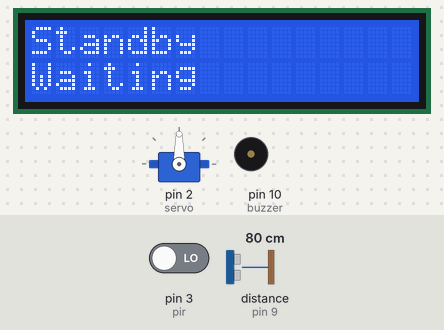
The sketch below on a simulated Arduino Uno, built with avr-gcc and run on an emulated ATmega328P. Parts: servo, 16×2 character LCD, buzzer (waves = sounding, pin HIGH). The inputs (shaded band) are chosen by the test bench; at power-on: pin 3 (pir) LOW, distance to the obstacle (sensor on pin 9) 80 cm. The echo pulse lasts 58.3 µs per cm; pins used as bus, display or sensor lines are not drawn.

Above: at 3.2 s.
3.3 s: pin 3 (pir) driven HIGH
At 4.9 s:
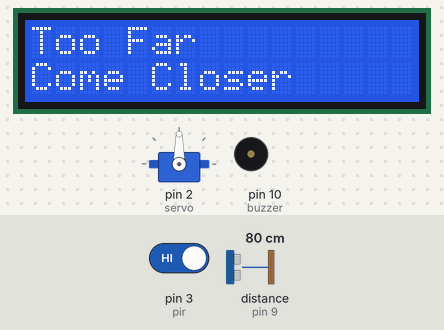
6.4 s: distance to the obstacle (sensor on pin 9) set to 2 cm
At 8.4 s:
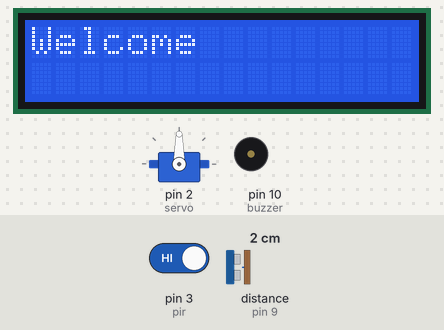
12.3 s: distance to the obstacle (sensor on pin 9) set to 18 cm
At 15.1 s:
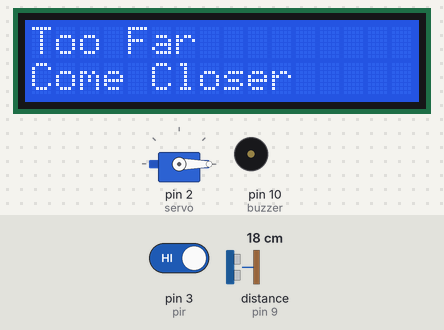
15.4 s: pin 3 (pir) driven LOW
At 17.3 s:
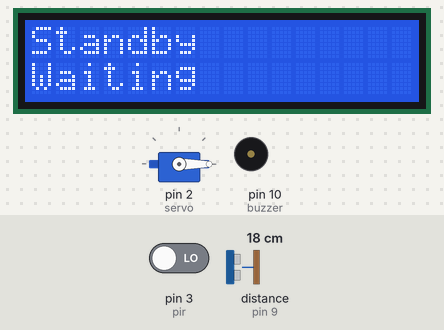
Timing chart, 0 to 18.8 s (numbered marks = the images above; inputs shaded):
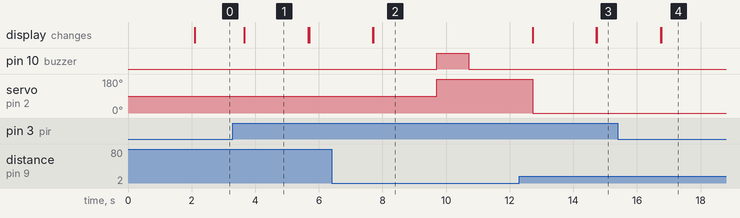

Measured:
- after the input at 3.3 s, the display: changes after 0.36 s (image 1)
- after the input at 6.4 s, pin 10 (buzzer): LOW → HIGH after 3.3 s, → LOW 1.0 s later; servo on pin 2 (servo): 90° → 180° after 3.3 s; the display: first differs from a run without the input after 1.3 s (image 2)
- after the input at 12.3 s, the display: first differs from a run without the input after 2.4 s (image 3)
- after the input at 15.4 s, the display: first differs from a run without the input after 1.4 s (image 4)
- what the display in image 1 shows lasts 2.0 s, from 3.7 s to 5.7 s

The sketch:

Code.ino
```cpp
#include <Servo.h>
#include <LiquidCrystal_I2C.h>

#define pir 3
#define echo 9
#define trigger 8
#define servo 2
#define buzzer 10

LiquidCrystal_I2C lcd(0x27, 16, 2);
Servo myservo;

void setup()
{
  pinMode(pir, INPUT);
  pinMode(echo, INPUT);
  pinMode(trigger, OUTPUT);
  pinMode(buzzer, OUTPUT);
  myservo.attach(servo);

  lcd.init();
  lcd.backlight();
  lcd.setCursor(0, 0);
  lcd.print("Pet Feeder Ready");
  delay(2000);
  lcd.clear();
}

void loop() {
  int motion = digitalRead(pir);

  if (motion == HIGH) {
    digitalWrite(trigger, LOW);
    delayMicroseconds(2);
    digitalWrite(trigger, HIGH);
    delayMicroseconds(10);
    digitalWrite(trigger, LOW);

    long duration = pulseIn(echo, HIGH);
    int distance = duration * 0.034 / 2;

    if (distance <= 15)
     {
      lcd.clear();
      lcd.setCursor(0, 0);
      lcd.print("Welcome");
      delay(2000);

      myservo.write(180);

      digitalWrite(buzzer, HIGH);
      delay(1000);
      digitalWrite(buzzer, LOW);

      delay(2000);

      myservo.write(0);

      lcd.clear();
      lcd.setCursor(0, 0);
      lcd.print("Thank you");
      delay(2000);
      lcd.clear();
    }
    else {
      lcd.clear();
      lcd.setCursor(0, 0);
      lcd.print("Too Far");
      lcd.setCursor(0, 1);
      lcd.print("Come Closer");
      delay(2000);
      lcd.clear();
    }
  }
  else {
    lcd.clear();
    lcd.setCursor(0, 0);
    lcd.print("Standby");
    lcd.setCursor(0, 1);
    lcd.print("Waiting");
    delay(500);
  }
}
```
